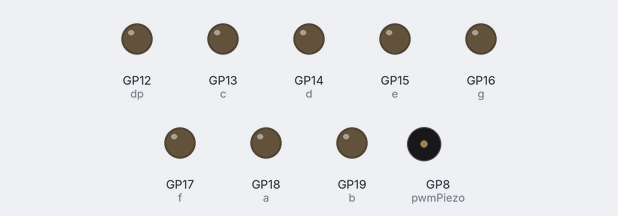
The program below on a simulated Raspberry Pi Pico running MicroPython. On the bench: output pins drawn as LEDs (lit = HIGH), buzzer (waves = sounding).

Above: at 0.5 s.
At 1.6 s:
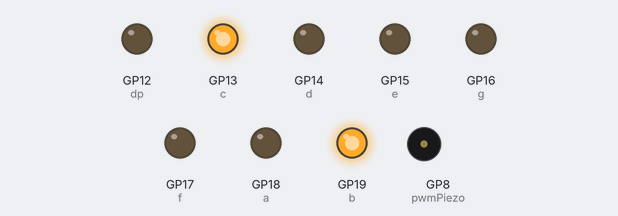
At 3.6 s:
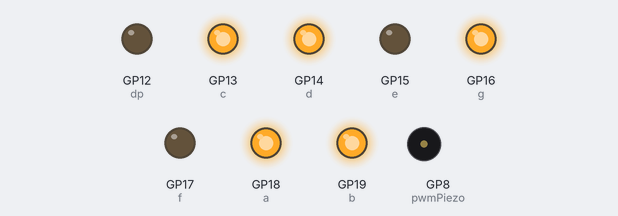
At 6.6 s:
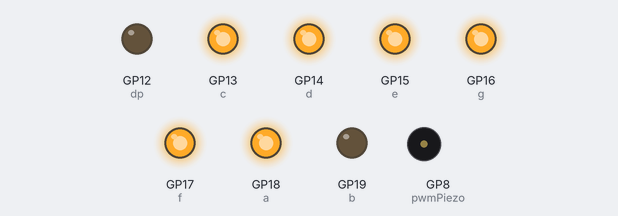
At 9.6 s:
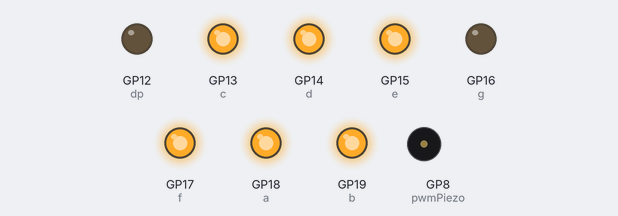
At 12.8 s:
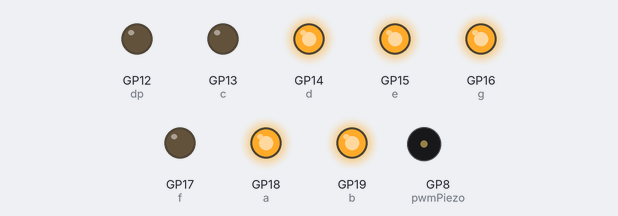
Timing chart, 0 to 13.3 s (numbered marks = the images above):
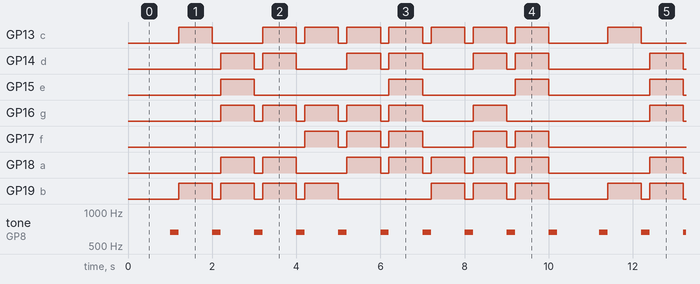

The program:

Num.py
```python
from machine import Pin,PWM
from utime import sleep
from micropython import const

a = Pin(18,Pin.OUT)
b = Pin(19,Pin.OUT)
c = Pin(13,Pin.OUT)
d = Pin(14,Pin.OUT)
e = Pin(15,Pin.OUT)
f = Pin(17,Pin.OUT)
g = Pin(16,Pin.OUT)
dp = Pin(12,Pin.OUT)
ME = const(659)

def one(count = 1):
    while(count > 0):
        b.on()
        c.on()
        sleep(0.8)
        b.value(0)
        c.value(0)
        count -= 1


def two(count = 1):
    while (count > 0):
        a.on()
        b.on()
        g.on()
        e.on()
        d.on()
        sleep(0.8)
        a.value(0)
        b.value(0)
        g.value(0)
        e.value(0)
        d.value(0)
        count -= 1

def thr(count = 1):
    while (count > 0):
        a.on()
        b.on()
        g.on()
        c.on()
        d.on()
        sleep(0.8)
        a.value(0)
        b.value(0)
        g.value(0)
        c.value(0)
        d.value(0)
        count -= 1

def fou(count = 1):
    while (count > 0):
        b.on()
        c.on()
        g.on()
        f.on()
        sleep(0.8)
        b.value(0)
        c.value(0)
        g.value(0)
        f.value(0)
        count -= 1

def fiv(count = 1):
    while (count > 0):
        a.on()
        c.on()
        d.on()
        f.on()
        g.on()
        sleep(0.8)
        a.value(0)
        c.value(0)
        d.value(0)
        f.value(0)
        g.value(0)
        count -= 1

def six(count = 1):
    while (count > 0):
        a.on()
        c.on()
        d.on()
        e.on()
        f.on()
        g.on()
        sleep(0.8)
        a.value(0)
        c.value(0)
        d.value(0)
        e.value(0)
        f.value(0)
        g.value(0)
        count -= 1

def sev(count = 1):
    while (count > 0):
        a.on()
        c.on()
        b.on()
        sleep(0.8)
        a.value(0)
        c.value(0)
        b.value(0)
        count -= 1

def egh(count = 1):
    while (count > 0):
        a.on()
        b.on()
        c.on()
        d.on()
        e.on()
        f.on()
        g.on()
        sleep(0.8)
        a.value(0)
        b.value(0)
        c.value(0)
        d.value(0)
        e.value(0)
        f.value(0)
        g.value(0)
        count -= 1

def nin(count = 1):
    while (count > 0):
        a.on()
        b.on()
        c.on()
        d.on()
        f.on()
        g.on()
        sleep(0.8)
        a.value(0)
        b.value(0)
        c.value(0)
        d.value(0)
        f.value(0)
        g.value(0)
        count -= 1

def zeo(count = 1):
    while (count > 0):
        a.on()
        b.on()
        c.on()
        d.on()
        e.on()
        f.on()
        sleep(0.8)
        a.value(0)
        b.value(0)
        c.value(0)
        d.value(0)
        e.value(0)
        f.value(0)
        count -= 1

def clear(count = 1):
    while (count > 0):
        a.value(0)
        b.value(0)
        c.value(0)
        d.value(0)
        e.value(0)
        f.value(0)
        g.value(0)
        sleep(1)
        count -= 1

def sound():
    pwmPiezo = PWM(Pin(8))
    pwmPiezo.duty_u16(32768)
    pwmPiezo.freq(ME)
    sleep(0.2)
    pwmPiezo.duty_u16(0)

while True:
    clear()
    sound()
    one()
    sound()
    two()
    sound()
    thr()
    sound()
    fou()
    sound()
    fiv()
    sound()
    six()
    sound()
    sev()
    sound()
    nin()
    sound()
    zeo()
    sound()
```

Measured:
- by itself, GP13 (c): repeats every 10.2 s: LOW 1.2 s, 6 × (HIGH 0.80 s, LOW 0.20 s), HIGH 0.80 s, LOW 1.4 s, HIGH 0.80 s
- by itself, GP15 (e): repeats every 10.2 s: LOW 3.2 s, HIGH 0.80 s, LOW 2.2 s, HIGH 0.80 s, LOW 2.4 s, HIGH 0.80 s
- by itself, GP16 (g): repeats every 10.2 s: 4 × (LOW 0.20 s, HIGH 0.80 s), LOW 1.2 s, HIGH 0.80 s, LOW 3.4 s, HIGH 0.80 s
- by itself, GP17 (f): repeats every 10.2 s: 2 × (LOW 0.20 s, HIGH 0.80 s), LOW 1.2 s, HIGH 0.80 s, LOW 0.20 s, HIGH 0.80 s, LOW 4.4 s, HIGH 0.80 s
- by itself, GP18 (a): repeats every 10.2 s: LOW 0.20 s, HIGH 0.80 s, LOW 1.2 s, 4 × (HIGH 0.80 s, LOW 0.20 s), HIGH 0.80 s, LOW 2.4 s, HIGH 0.80 s
- by itself, tone on GP8 (pwmPiezo): repeats every 10.2 s: 9 × (silent 0.80 s, 659 Hz 0.20 s), silent 1.0 s, 659 Hz 0.20 s
- by itself, GP19 (b): repeats every 10.2 s: 3 × (LOW 0.20 s, HIGH 0.80 s), LOW 2.2 s, 2 × (HIGH 0.80 s, LOW 0.20 s), HIGH 0.80 s, LOW 1.4 s, HIGH 0.80 s
- by itself, GP14 (d): repeats every 10.2 s: LOW 0.20 s, HIGH 0.80 s, LOW 1.2 s, HIGH 0.80 s, LOW 0.20 s, HIGH 0.80 s, LOW 1.2 s, HIGH 0.80 s, LOW 0.20 s, HIGH 0.80 s, LOW 2.4 s, HIGH 0.80 s
